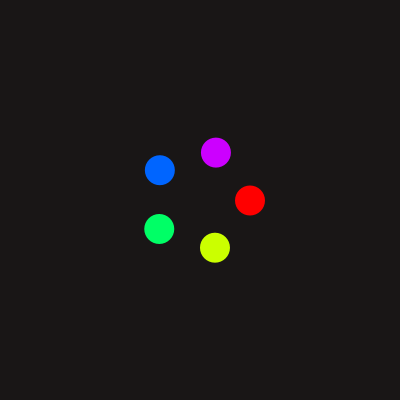
Frame 1 (no input)
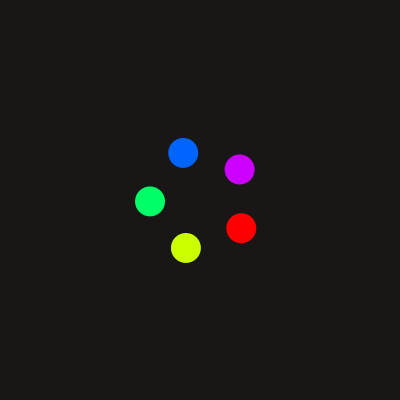
Frame 60 (the mouse pressed at the canvas centre just before this capture)
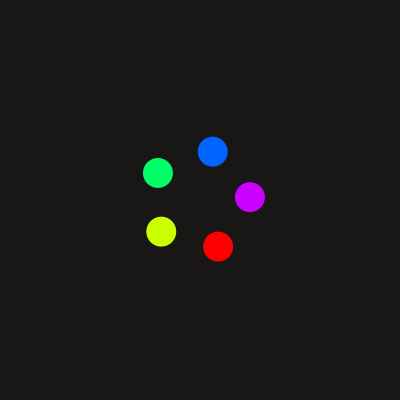
Frame 120 (the mouse held since frame 60 and released just before this capture)

The Processing sketch that drew these frames (run headless with seeded random() and noise(); from frame 60 on, the mouse is pressed at the canvas centre):

// Processing sketch: rotateObjects
// ── rotateObjects.pde
PVector centerPoint = new PVector(200, 200);
float dist = 50;
int numObjects = 5;
float startOffsetAngle = 0;
void setup() {
  size(400, 400);
  colorMode(HSB, TWO_PI, 100, 100);
  noStroke();
}
void draw() {
  background(0, 10, 10);
  float incr = TWO_PI/numObjects;
  startOffsetAngle += .01;
  for (int i = 0; i<numObjects; i++) {
    float angle = i*incr + startOffsetAngle;
    float x = cos(angle) * dist + centerPoint.x;
    float y = sin(angle) * dist + centerPoint.y;
    angle -= startOffsetAngle;
    fill(angle, 100, 100);
    ellipse(x, y, 30, 30);
  }
}
void keyPressed() {
  switch(key) {
  case '-':
    numObjects--;
    break;
  case '=':
    numObjects++;
    break;
  }
}
